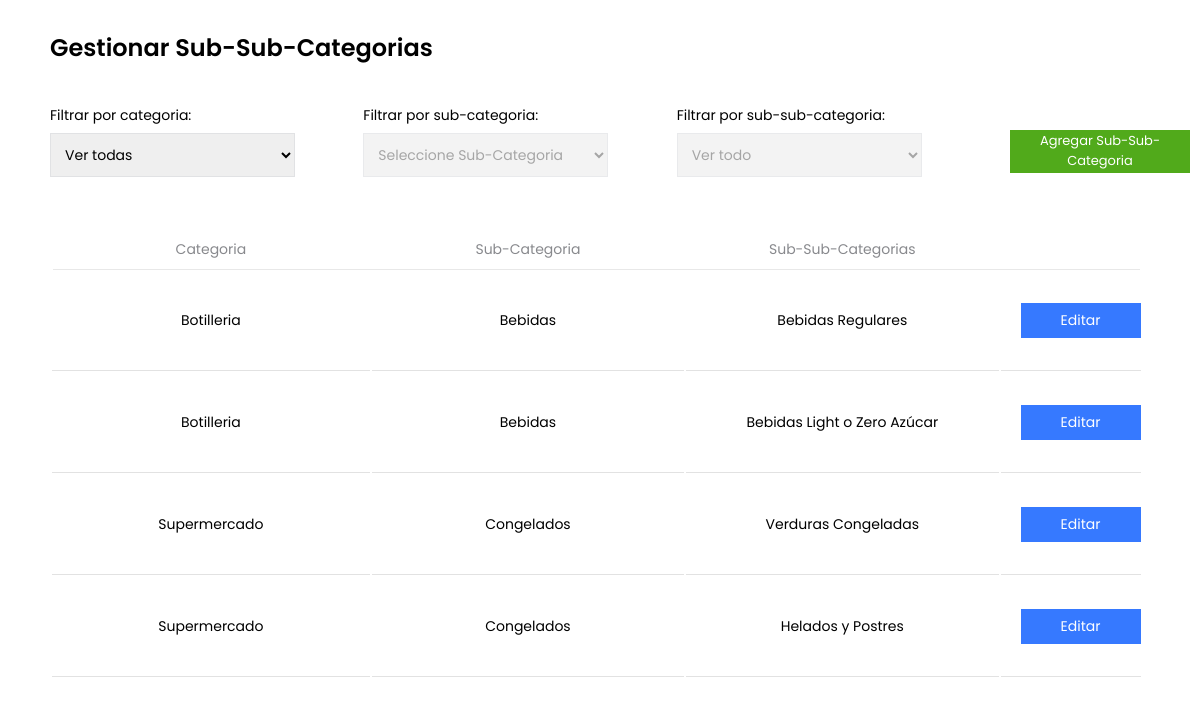
Screenshot of /menu-encargadoStock/gestionar-SubSubCategorias/gestionarSubSubCategorias.php with the database file from the repository.
### tables this page shows
CREATE TABLE sub_sub_categorias (
    id INT AUTO_INCREMENT,
    fk_categorias_id INT,
    fk_sub_categorias_id INT,
    descripcion VARCHAR(90),

    PRIMARY KEY (id),
    FOREIGN KEY (fk_sub_categorias_id) REFERENCES sub_categorias(id),
    FOREIGN KEY (fk_categorias_id) REFERENCES categorias(id)

);

CREATE TABLE categorias (
    id INT AUTO_INCREMENT,
    descripcion VARCHAR(130),        

    PRIMARY KEY (id)

);

CREATE TABLE sub_categorias (
    id INT AUTO_INCREMENT,
    fk_categorias_id INT,
    descripcion VARCHAR(90),

    PRIMARY KEY (id),
    FOREIGN KEY (fk_categorias_id) REFERENCES categorias(id)
);

### php/class/Dao.php (called while the page is built, shortened)
<?php
include('Categorias.php');
class DAO{
    private $con;
    public function conectarBD(){
        $servername = "localhost";
        $usuario = "root";
        $password = "";
        $bd = "supermercadooficial";
        $this->con = new mysqli($servername,$usuario,$password,$bd);
    }
    public function buscarSubSubCategorias(){
        $sql = "SELECT sub_categorias.id AS 'id_sub_categoria', categorias.id AS 'id_categoria', sub_sub_categorias.id AS 'id_sub_subcategoria',
        categorias.descripcion AS 'descripcion_categoria', sub_categorias.descripcion AS 'descripcion_sub_categoria', sub_sub_categorias.descripcion AS 'descripcion_sub_sub_categoria'
        FROM sub_sub_categorias
        INNER JOIN categorias on categorias.id = sub_sub_categorias.fk_categorias_id
        INNER JOIN sub_categorias on sub_categorias.id = sub_sub_categorias.fk_sub_categorias_id
        ORDER BY sub_sub_categorias.id DESC";
        $resultado = $this->con->query($sql);
        $fila = mysqli_num_rows($resultado);
        $lista_sub_sub_categorias = array();
        if($fila >=1){
            while($r = mysqli_fetch_array($resultado)){
                $id_sub_categoria = $r['id_sub_categoria'];
                $id_categoria = $r['id_categoria'];
                $id_sub_sub_categoria = $r['id_sub_subcategoria'];
                $descripcion_categoria = $r['descripcion_categoria'];
                $descripcion_sub_categoria = $r['descripcion_sub_categoria'];
                $descripcion_sub_sub_categoria = $r['descripcion_sub_sub_categoria'];
                $sub_sub_categorias = new Sub_Sub_Categorias($id_sub_categoria,$id_categoria,$id_sub_sub_categoria,$descripcion_categoria,$descripcion_sub_categoria,$descripcion_sub_sub_categoria);
                $lista_sub_sub_categorias[] = $sub_sub_categorias;
            }
            return $lista_sub_sub_categorias;
        }
    }
}
?>

### php/class/Categorias.php (called while the page is built, shortened)
<?php
    class Sub_Sub_Categorias{
        private $id_sub_sub_categoria;
        private $descripcion_categoria;
        private $descripcion_sub_categoria;
        private $descripcion_sub_sub_categoria;
        public function Sub_Sub_Categorias($id_sub_categoria,$id_categoria,$id_sub_sub_categoria,$descripcion_categoria,$descripcion_sub_categoria,$descripcion_sub_sub_categoria){
            $this->id_sub_sub_categoria = $id_sub_sub_categoria;
            $this->descripcion_categoria = $descripcion_categoria;
            $this->descripcion_sub_categoria = $descripcion_sub_categoria;
            $this->descripcion_sub_sub_categoria = $descripcion_sub_sub_categoria;
        }
        public function getIdSubSubCategoria(){
            return $this->id_sub_sub_categoria;
        }
        public function getDescripcionCategoria(){
            return $this->descripcion_categoria;
        }
        public function getDescripcionSubCategoria(){
            return $this->descripcion_sub_categoria;
        }
        public function getDescripcionSubSubCategoria(){
            return $this->descripcion_sub_sub_categoria;
        }
    }
?>

### menu-encargadoStock/gestionar-SubSubCategorias/gestionarSubSubCategorias.php (the view, shortened to what this page needs)
<?php
include('../../php/class/Dao.php');
$dao = new DAO();
?>
<!DOCTYPE html>
<html lang="es">
<head>
    <link rel='stylesheet' href='https://cdn-uicons.flaticon.com/uicons-brands/css/uicons-brands.css'>
    <link rel='stylesheet' href='https://cdn-uicons.flaticon.com/uicons-bold-rounded/css/uicons-bold-rounded.css'>
    <link rel='stylesheet' href='https://cdn-uicons.flaticon.com/uicons-regular-rounded/css/uicons-regular-rounded.css'>
    <link rel="stylesheet" href="../../assets/css/menu-cajero/realizarcompra/realizarcompra.css">
    <link rel="stylesheet" href="../../assets/css/menu-stock/gestionarproductos.css">
</head>
<body>
    <h2>Gestionar Sub-Sub-Categorias</h2>
    <div class="contenedor-filtrado" style="margin-bottom: 30px; margin-top: 30px;">
        <div class="input-normal">
            <label class="label-input">Filtrar por categoria:</label>
            <select name="select" class="input-text select-input" id="categoria">
                    <?php
                        echo '<option value="0">Ver todas</option>';
                    ?>
            </select>
        </div>
        <div class="input-normal">
            <label class="label-input">Filtrar por sub-categoria:</label>
            <select name="select" class="input-text select-input" id="sub-categoria-select" disabled>
                <option disabled selected="Seleccionar">Seleccione Sub-Categoria</option>
            </select>
        </div>
        <div class="input-normal">
            <label class="label-input">Filtrar por sub-sub-categoria:</label>
            <select name="select" class="input-text select-input" id="sub-sub-categoria-select" disabled>
                <option value="rancagua" selected>Ver todo</option>
            </select>
        </div>
        <div class="btn-div">
            <button type="button" class="btn btn-iniciar-compra margin-btn btnhover" id="agregar">Agregar Sub-Sub-Categoria</button>
        </div>
    </div>
    <table id="tabla">
        <thead>
            <tr>
                <th class="titular-fila">Categoria</th>
                <th class="titular-fila">Sub-Categoria</th>
                <th class="titular-fila">Sub-Sub-Categorias</th>
                <th class="titular-fila"></th>
            </tr>
        </thead>
        <?php
            $lista_sub_categorias = $dao->buscarSubSubCategorias();
            foreach($lista_sub_categorias as $k){
                echo '
                <tr class="producto-item">
                    <td style="width: 400px;">'.$k->getDescripcionCategoria().'</td>
                    <td style="width: 400px;">'.$k->getDescripcionSubCategoria().'</td>
                    <td style="width: 400px;">'.$k->getDescripcionSubSubCategoria().'</td>
                    <td >
                        <div class="botones-opciones">
                            <div class="editar boton-opcion">
                                    <a href="editarSubSubCategoria.php?id_sub_sub_categoria='.$k->getIdSubSubCategoria().'" style="cursor: pointer; color: white; text-decoration: none;">Editar</a>
                            </div>
                        </div>
                    </td>
                </tr>
                ';
            }
        ?>
    </table>
    <div style="height: 40px;" id="respuesta">
    </div>
</body>
</html>

### assets/css/menu-cajero/realizarcompra/realizarcompra.css (style rules this page uses)
* { box-sizing: border-box; padding: 0; margin: 0; }
:root { --verde: #51AA1B; --negro: black; --plomo-boton: #EAEAEC; --plomo-input: #B7B7B7; --font: 'Poppins', sans-serif; --tamaño-h2: 24px; }
body { font-family: var(--font); }
html { margin-left: 50px; margin-top: 30px; }
h2 { font-size: 24px; font-weight: 600; margin-bottom: 40px; }
.input-normal { display: flex; flex-direction: column; }
.label-input { font-size: 14px; font-family: var(--font); font-weight: 400; margin-bottom: 7px; }
.input-text { border: 1.6px solid #E1E2E4; padding: 10px; margin: 0; font-size: 14px; width: 400px; outline: none; font-family: var(--font); margin-bottom: 20px; transition: 0.6s; }
::placeholder { color: #B7B7B7; }
.btn { min-width: 180; width: 230px; height: 43px; font-family: var(--font); font-size: 13px; background: var(--verde); border: none; color: white; cursor: pointer; transition: 0.6s; }
.btn-iniciar-compra { width: 180px; }
.margin-btn { margin-left: 20px; }
table { width: 100%; text-align: center; }
.titular-fila { font-size: 14px; font-weight: 400; color: #88898D; }
thead { -webkit-box-shadow: 0px 2px 0px -1px rgba(0,0,0,0.09); -moz-box-shadow: 0px 2px 0px -1px rgba(0,0,0,0.09); box-shadow: 0px 2px 0px -1px rgba(0,0,0,0.09); height: 40px; }
.producto-item { font-size: 14px; height: 100px; border-bottom: 1px solid #e2e2e2; }
td { border-bottom: 1px solid #e2e2e2; }

### assets/css/menu-stock/gestionarproductos.css (style rules this page uses)
:root { --verde: #51AA1B; --negro: black; --plomo-boton: #EAEAEC; --plomo-input: #B7B7B7; --font: 'Poppins', sans-serif; --tamaño-h2: 24px; }
.contenedor-filtrado { display: flex; gap: 40px; }
.input-text { width: 300px; }
.botones-opciones { margin: 20px; margin-right: 0; }
.boton-opcion { width: 120px; height: 35px; display: flex; justify-content: center; align-items: center; color: white; font-size: 14px; margin-bottom: 10px; }
.boton-opcion a { cursor: pointer; color: white; text-decoration: none; }
.editar { background: #3679FF; }
.select-input { width: 190px; }

### menu-encargadoStock/gestionar-SubSubCategorias/gestionarSubSubCategorias.php (style rules this page uses)
.input-normal { width: 98%; display: flex; justify-content: space-between; }
.btn-div { display: flex; align-items: center; margin-right: 10px; }
table { width: 95%; }
.input-text { width: 245px; margin-right: 10px; }

### rows the page displays
sub_sub_categorias: fk_categorias.descripcion "Botilleria", fk_sub_categorias.descripcion "Bebidas", descripcion "Bebidas Regulares"
sub_sub_categorias: fk_categorias.descripcion "Botilleria", fk_sub_categorias.descripcion "Bebidas", descripcion "Bebidas Light o Zero Azúcar"
sub_sub_categorias: fk_categorias.descripcion "Supermercado", fk_sub_categorias.descripcion "Congelados", descripcion "Verduras Congeladas"
sub_sub_categorias: fk_categorias.descripcion "Supermercado", fk_sub_categorias.descripcion "Congelados", descripcion "Helados y Postres"
